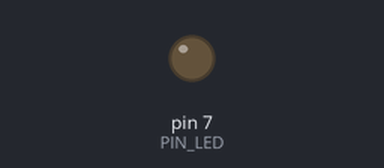
The sketch below on a simulated Arduino Uno, built with avr-gcc and run on an emulated ATmega328P. Parts: output pins drawn as LEDs (lit = HIGH). Dashed ring = blinking. At 1.9 s the program stops and its outputs stay as they are.

Above: at 0.5 s.
At 1.65 s:
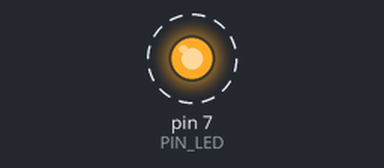
Timing chart, 0 to 3.0 s (numbered marks = the images above):
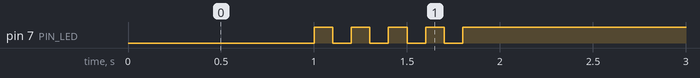

Measured:
- by itself, pin 7 (PIN_LED): alternates HIGH for 0.10 s and LOW for 0.10 s, 9 changes in all, then stays HIGH

The sketch:

_02_05_practice_2.ino
```cpp
#define PIN_LED 7

void setup() {
  pinMode(PIN_LED, OUTPUT);
}

void loop() {
  digitalWrite(PIN_LED, LOW); //on
  delay(900);
  for (int i = 0; i < 5; i++) {
    delay(100);
    digitalWrite(PIN_LED, HIGH); //off
    delay(100);
    digitalWrite(PIN_LED, LOW);
  }
  digitalWrite(PIN_LED, HIGH); //off
  while(1){}
}
```
